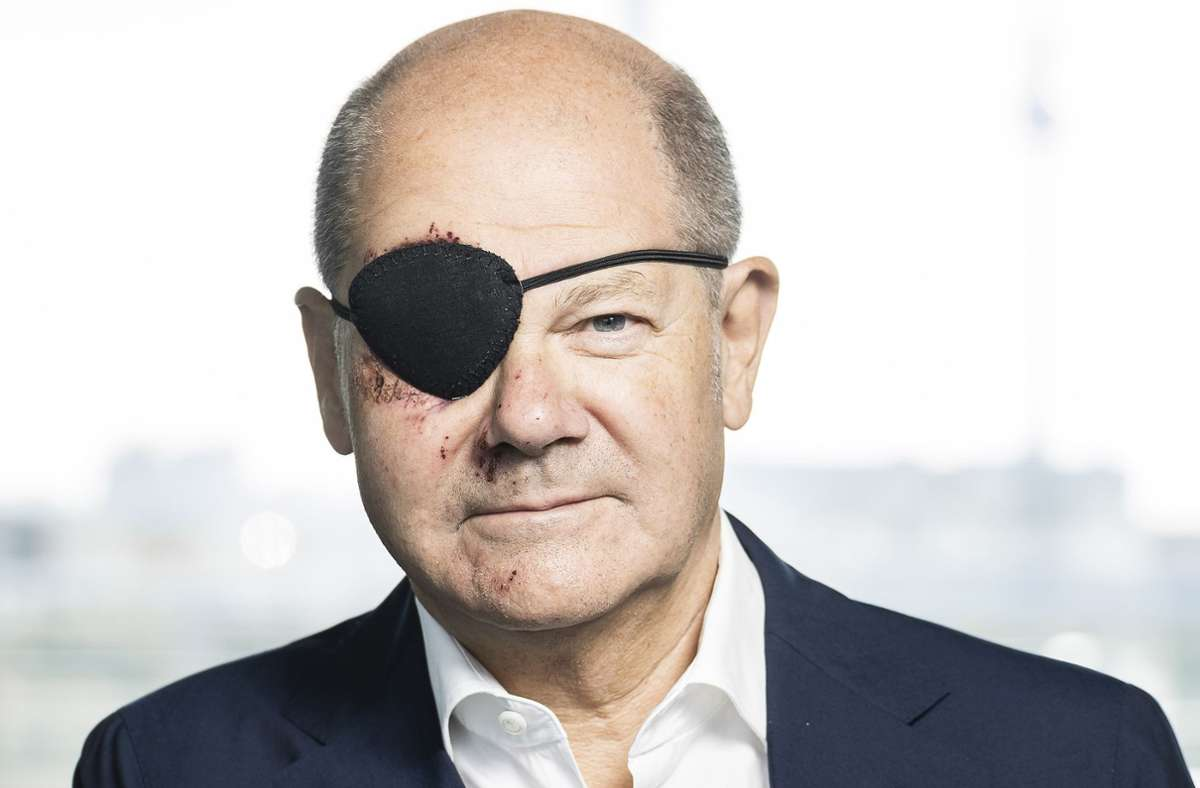
#> input picture pirat.jpeg, 1200 x 788 px
$ jupyter execute Anhalt_180923.ipynb   (shell and % lines are left out)
#> lines starting #> are read from the running program, lines starting #| are printed output that depends on the picture
[cell 1]
import cv2
import numpy as np
import matplotlib
from matplotlib.pyplot import *

# Importing image

[cell 2]
image = cv2.imread('pirat.jpeg')
#> image is the input picture: shape (788, 1200, 3); mean B, G, R 194.8, 197, 201.6
if image is None:
    print('Could not read image')

[cell 3]
imshow(image, cmap='gray', vmin=0, vmax=255)
axis('off')

# Apply blurring kernel

[cell 4]
kernel2 = np.ones((5, 5), np.float32) / 25
img = cv2.filter2D(src = image, ddepth = -1, kernel = kernel2)
imshow(img, cmap='gray', vmin = 0, vmax = 255)
axis('off')

# Edge detection along x-Axis

[cell 5]
kernel_x = np.array([[-1, 0, 1],
                    [-2, 0, 2],
                    [-1, 0, 1]])

sobel_x = cv2.filter2D(src = image, ddepth = -1, kernel = kernel_x)
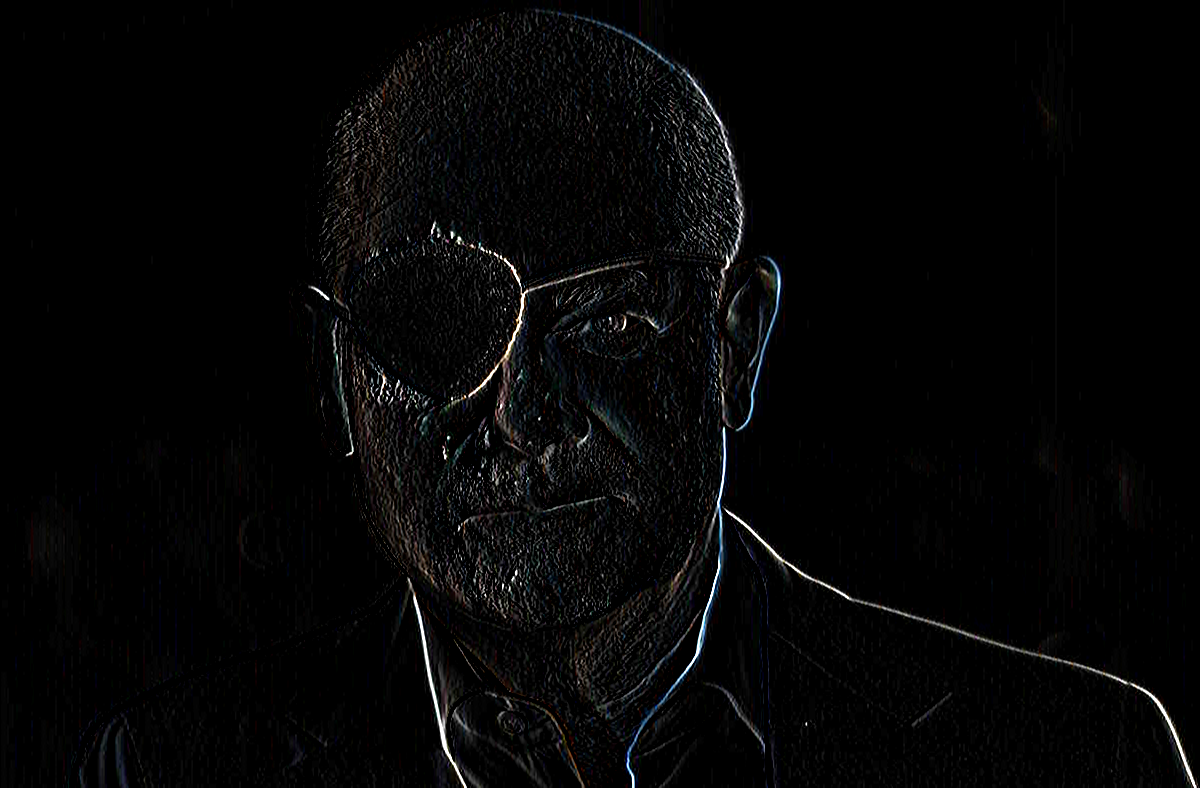
#> sobel_x: shape (788, 1200, 3); mean B, G, R 5.7, 5.6, 5.6
imshow(sobel_x, cmap='gray', vmin=0, vmax=255)
axis('off')

# Edge detection along y-Axis

[cell 6]
kernel_y = np.array([[1, 2, 1],
                    [0, 0, 0],
                    [-1, -2, -1]])

sobel_y = cv2.filter2D(src = image, ddepth=-1, kernel = kernel_y)
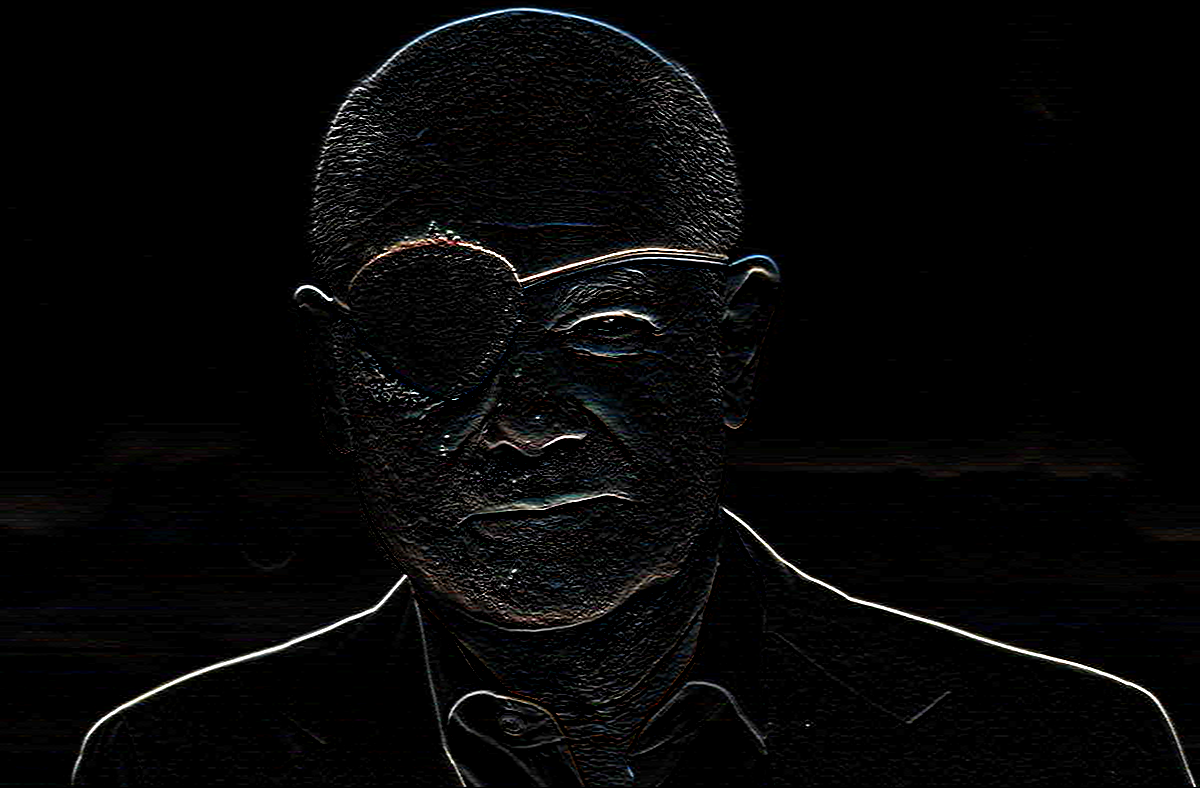
#> sobel_y: shape (788, 1200, 3); mean B, G, R 6.6, 6.6, 6.6
imshow(sobel_y, cmap='gray', vmin=0, vmax=255)
axis('off')
